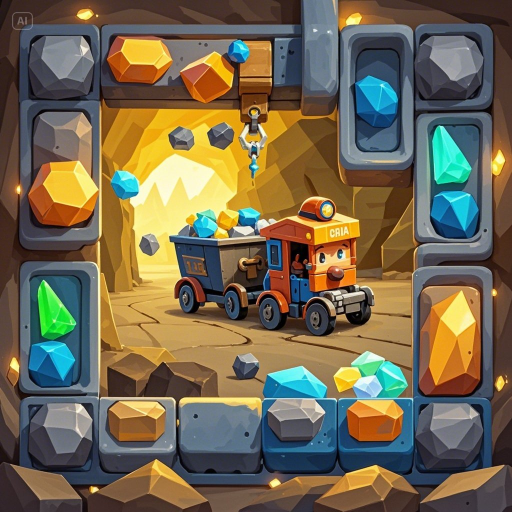
#> input picture original_images/Miner Block-demo.jpeg, 1024 x 1024 px, found by its file name (shown at 1/2 size)
$ python resize_images.py
#> lines starting #> are read from the running program, lines starting #| are printed output that depends on the picture
from PIL import Image
import os

def resize_and_crop(image_path, target_size=(800, 600)):
    # 打开图片
#> called with image_path = 'resized_images/Miner Block-demo.jpeg', target_size = (800, 600)
    img = Image.open(image_path)
#> img is the input picture: PIL image 1024x1024 RGB; mean R, G, B 115.4, 104.1, 79.9

    # 计算宽高比
    img_ratio = img.width / img.height
#> img_ratio = 1
    target_ratio = target_size[0] / target_size[1]

    if img_ratio > target_ratio:
        # 图片更宽，需要裁剪宽度
        new_width = int(img.height * target_ratio)
        left = (img.width - new_width) // 2
        img = img.crop((left, 0, left + new_width, img.height))
    else:
        # 图片更高，需要裁剪高度
        new_height = int(img.width / target_ratio)
#> new_height = 768
        top = (img.height - new_height) // 2
#> top = 128
        img = img.crop((0, top, img.width, top + new_height))
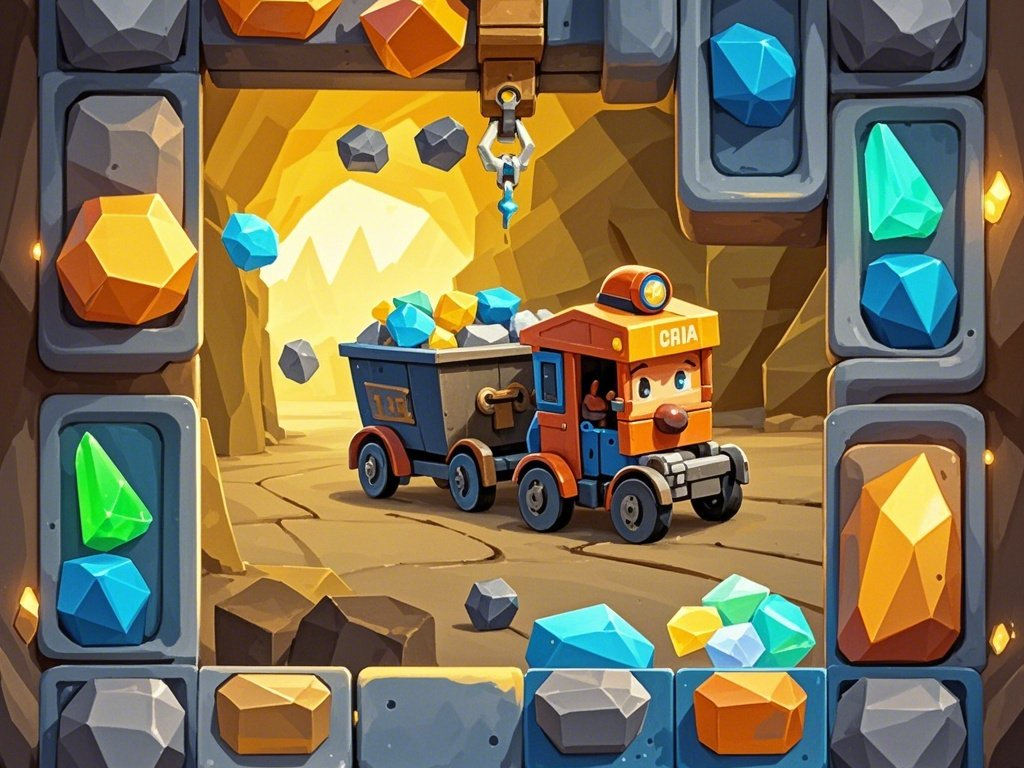
#> img: PIL image 1024x768 RGB; mean R, G, B 123.6, 112, 82.2

    # 调整到目标尺寸
    img = img.resize(target_size, Image.Resampling.LANCZOS)
#> img: PIL image 800x600 RGB

    # 保存图片
    output_path = image_path.replace('.jpeg', '_resized.jpeg')
    img.save(output_path, quality=95)
    print(f'已处理: {image_path}')

def main():
    # 需要处理的图片列表
    images_to_process = [
        'Miner Block-demo.jpeg'
    ]

    # 处理每张图片
    for image_name in images_to_process:
        image_path = os.path.join('resized_images', image_name)
        try:
            if os.path.exists(image_path):
                resize_and_crop(image_path)
            else:
                print(f'找不到文件: {image_path}')
        except Exception as e:
            print(f'处理 {image_path} 时出错: {str(e)}')

if __name__ == '__main__':
    main()
